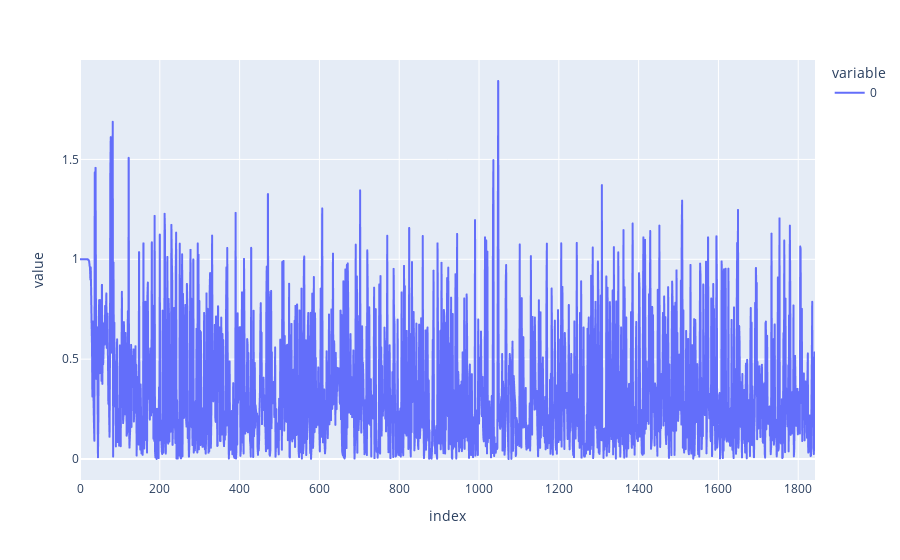

The cell this chart's notebook holds for it:
### Markdown cell above
### Loss Curve Plot

### Code cell
px.line(train_losses)

### Figure 1 — Plotly figure (JSON) as saved in the notebook; plotly's stock layout.template omitted (floating-point values rounded to 4 significant figures; data arrays with more than 128 entries replaced by an {"elided": "..."} marker saying what was removed)
{"data": [{"hovertemplate": "variable=0<br>index=%{x}<br>value=%{y}<extra></extra>", "legendgroup": "0", "line": {"color": "#636efa", "dash": "solid"}, "marker": {"symbol": "circle"}, "mode": "lines", "name": "0", "showlegend": true, "type": "scattergl", "x": {"elided": "1843 int values"}, "xaxis": "x", "y": {"elided": "1843 float values"}, "yaxis": "y"}], "layout": {"legend": {"title": {"text": "variable"}, "tracegroupgap": 0}, "margin": {"t": 60}, "xaxis": {"anchor": "y", "domain": [0, 1], "title": {"text": "index"}}, "yaxis": {"anchor": "x", "domain": [0, 1], "title": {"text": "value"}}}}
